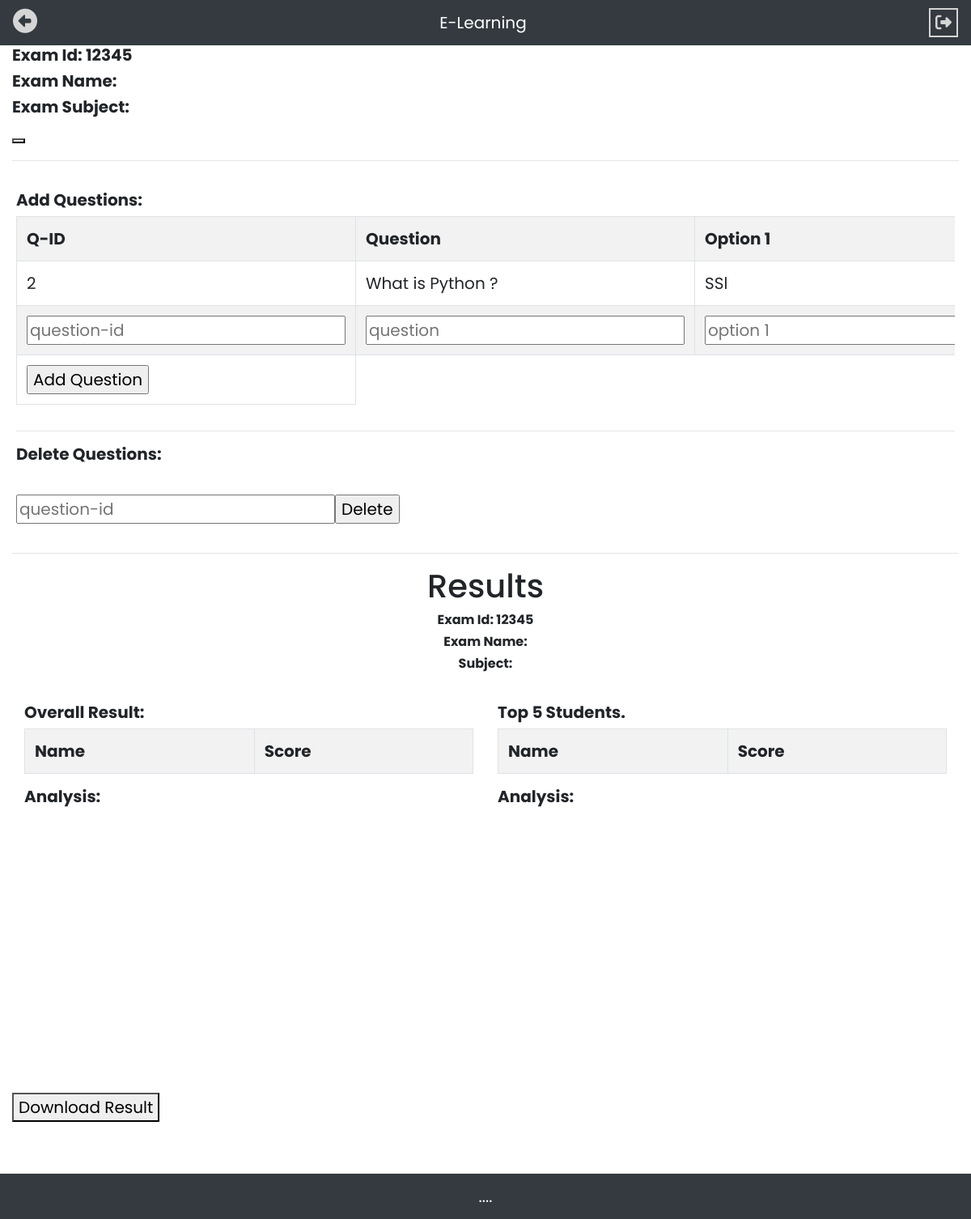
The app's page /Teacher/quizz.php?eid=12345 with its own data.
### tables this page shows
CREATE TABLE `questions` (
  `question_id` varchar(255) NOT NULL,
  `exam_id` varchar(255) NOT NULL,
  `question` longtext NOT NULL,
  `op1` longtext NOT NULL,
  `op2` longtext NOT NULL,
  `op3` longtext NOT NULL,
  `op4` longtext NOT NULL,
  `ans` longtext NOT NULL,
  `subject` varchar(255) NOT NULL
);

### Teacher/quiz-table.php (the view, shortened to what this page needs)
<?php
$tab_sql = "SELECT * FROM questions WHERE exam_id = '$eid'";
$runq=mysqli_query($conn, $tab_sql);
$tbl_html="";
while ($qrow=mysqli_fetch_assoc($runq))
 {
	$tbl_html.="<tr><td>".$qrow['question_id']."</td><td>".$qrow['question']."</td><td>".$qrow['op1']."</td><td>".$qrow['op2']."</td><td>".$qrow['op3']."</td><td>".$qrow['op4']."</td><td>".$qrow['ans']."</td></tr>";
}
$tbl_html.="<form method='post'>";
$tbl_html.="<tr><td><input type='text' name='q_id' placeholder='question-id'></td><td><input type='text' name='q' placeholder='question'></td><td><input type='text' name='op1' placeholder='option 1'></td><td><input type='text' name='op2' placeholder='option 2'></td><td><input type='text' name='op3' placeholder='option 3'></td><td><input type='text' name='op4' placeholder='option 4'></td><td><input type='text' name='ans' placeholder='Answer'></td></tr>";
$tbl_html.="<tr><td><input type='submit' name='addq' value='Add Question'></td></tr>";
$tbl_html.="</form>";
$del_html="";
$del_html.="<br><form method='post'>";
$del_html.="<input type='text' name='q_id' placeholder='question-id'>";
$del_html.="<tr><td><input type='submit' name='delq' value='Delete'></td></tr>";
$del_html.="</form>";
?>

### style.php (style rules this page uses)
body { font-family: 'Poppins', sans-serif; font-size: 20px; -webkit-user-select: none; -moz-user-select: none; -ms-user-select: none; user-select: none; }

### records on screen
questions: question "2", question "What is Python ?", op1 "SSl"

### other values on screen
$eid "12345"
